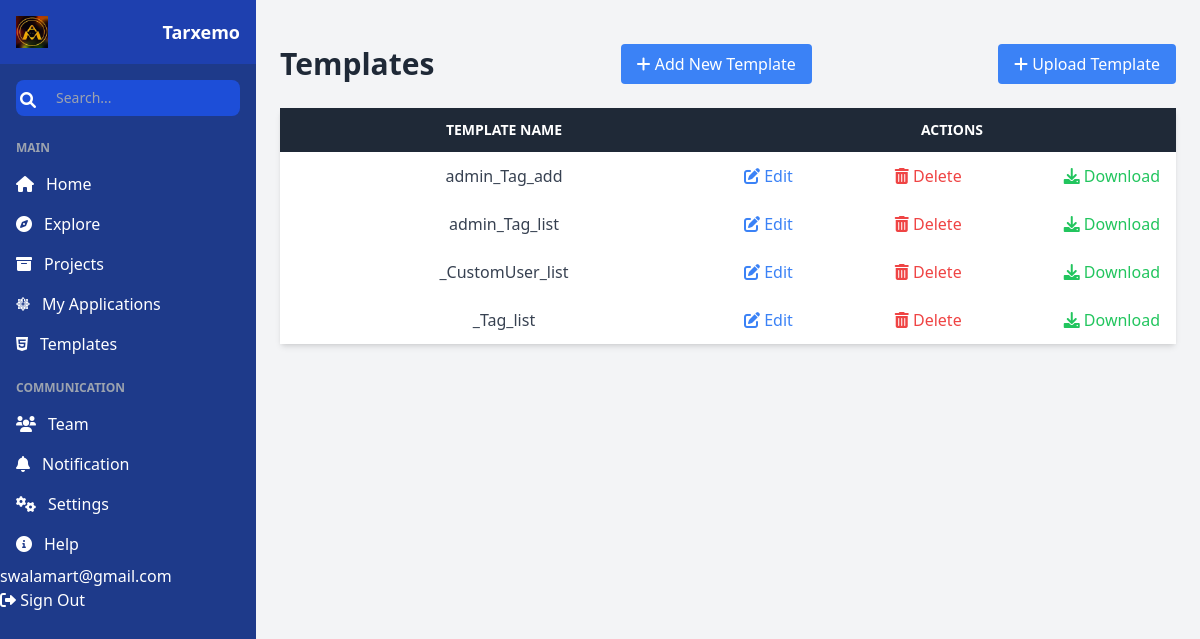
/idd/ (signed in), run on the app's committed database.
### authApp/models.py (models this page shows, shortened)
class CustomUser(AbstractBaseUser, PermissionsMixin):
    email = models.EmailField(unique=True)
    first_name = models.CharField(max_length=30, blank=True)
    last_name = models.CharField(max_length=30, blank=True)
    is_active = models.BooleanField(default=True)
    is_staff = models.BooleanField(default=False)
    username = models.CharField(max_length=100, unique=True, null=True, blank=True)
    objects = CustomUserManager()
    USERNAME_FIELD = 'email'
    REQUIRED_FIELDS = []

### idd/models.py (models this page shows, shortened)
class Template(models.Model):
    CATEGORY_CHOICES = [
        ('CATEGORY_1', 'Category 1'),
        ('CATEGORY_2', 'Category 2'),
        ('CATEGORY_3', 'Category 3'),
    ]
    application = models.ForeignKey(Application, on_delete=models.CASCADE)
    name = models.CharField(max_length=100, unique=True)
    category = models.CharField(max_length=50, choices=CATEGORY_CHOICES, null=True, blank=True)
    owner = models.ForeignKey(CustomUser, on_delete=models.CASCADE, related_name="user", null=True)

### idd/views.py (the view)
# urls.py: path('', template_list, name='template_list'),
def template_list(request):
    templates = Template.objects.all()
    return render(request, 'template_list.html', {'templates': templates})

### authApp/autoLogoutMiddleware.py (called while the page is built, shortened)
    def __call__(self, request):
        if request.user.is_authenticated:
            last_activity = request.session.get('last_activity')
            current_time = now()
            request.session['last_activity'] = current_time.isoformat()
        return self.get_response(request)

### idd/templates/template_list.html (shortened to what this page needs)
{% extends "homepage.html"%}
    {% load static %}
   {% block content%}
    <div class="container mx-auto mt-5">
        <div class="flex justify-between items-center mb-4">
            <h1 class="text-3xl font-bold">Templates</h1>
            <a href="{% url 'add_template' %}" class="bg-blue-500 text-white px-4 py-2 rounded hover:bg-blue-600">
                <i class="fas fa-plus"></i> Add New Template
            </a>
            <a href="{% url 'upload_html' %}" class="bg-blue-500 text-white px-4 py-2 rounded hover:bg-blue-600">
                <i class="fas fa-plus"></i> Upload Template
            </a>
        </div>
        <div class="bg-white shadow-md rounded my-6">
            <table class="min-w-full bg-white">
                <thead class="bg-gray-800 text-white">
                    <tr>
                        <th class="w-1/3 py-3 px-4 uppercase font-semibold text-sm">Template Name</th>
                        <th class="w-1/3 py-3 px-4 uppercase font-semibold text-sm">Actions</th>
                    </tr>
                </thead>
                <tbody class="text-gray-700">
                    {% for template in templates %}
                        <tr>
                            <td class="w-auto text-center py-3 px-4">{{ template.name }}</td>
                            <td class="w-full py-3 px-4 flex justify-between">
                                <a href="{% url 'template_detail' template.id %}" class="text-blue-500 hover:text-blue-700">
                                    <i class="fas fa-edit"></i> Edit
                                </a>
                                <a href="{% url 'delete_template' template.id %}" class="text-red-500 hover:text-red-700 ml-4">
                                    <i class="fas fa-trash-alt"></i> Delete
                                </a>
                                <a href="{% url 'download_html' template.id %}" class="text-green-500 hover:text-green-700 ml-4">
                                    <i class="fas fa-download"></i> Download
                                </a>
                            </td>
                        </tr>
                    {% endfor %}
                </tbody>
            </table>
        </div>
    </div>
{%endblock%}

### idd/templates/homepage.html (shortened to what this page needs)
<!DOCTYPE html>
<html lang="en">
<head>
  {% load static %}
  <script src="https://cdn.tailwindcss.com"></script>
  <link href="https://cdnjs.cloudflare.com/ajax/libs/font-awesome/6.0.0-beta3/css/all.min.css" rel="stylesheet">
</head>
<body class="bg-gray-100 font-sans text-gray-800">
  <div class="flex flex-col h-screen lg:flex-row">
    <aside id="sidebar" class="hidden lg:block lg:w-64 bg-blue-900 text-white min-h-screen lg:relative lg:flex-shrink-0">
      <div class="flex flex-col h-full">
        <div class="flex items-center justify-between px-4 py-4 bg-blue-800">
          <img src="{% static 'logo.jpeg' %}" alt="Logo" class="h-8 w-8">
          <span class="text-lg font-semibold">Tarxemo</span>
        </div>
        <div class="relative px-4 mt-4">
          <input type="text" placeholder="Search..." class="w-full py-2 pl-10 pr-4 text-sm rounded-lg bg-blue-700 text-white focus:ring-2 focus:ring-yellow-500 outline-none">
          <i class="fas fa-search absolute left-5 top-3 text-white"></i>
        </div>
        <nav class="mt-6 flex-grow">
          <ul>
            <li class="text-xs uppercase font-semibold text-gray-400 px-4 mb-2">Main</li>
            <li>
              <a href="#home" class="flex items-center px-4 py-2 hover:bg-blue-700 transition">
                <i class="fas fa-home mr-3"></i> <span>Home</span>
              </a>
            </li>
            <li>
              <a href="{% url 'templates_gallery' %}" class="flex items-center px-4 py-2 hover:bg-blue-700 transition">
                <i class="fas fa-compass mr-3"></i> <span>Explore</span>
              </a>
            </li>
            <li>
              <a href="{% url 'my_projects_list'%}" title="myProjects" class="flex items-center px-4 py-2 hover:bg-blue-700 transition">
                <i class="fas fa-archive mr-3"></i><span>Projects</span>
              </a>
            </li>
            <li>
              <a href="{% url 'my_projects_list'%}" title="Apps" class="tooltip flex items-center px-4 py-2 hover:bg-blue-700 transition">
                <i class="fa-brands fa-centos mr-3"></i>
                 <span class="tooltip__content">My Applications</span>
              </a>
            </li>
            <li>
              <a href="{% url 'template_list'%}" title="Templates" class="tooltip flex items-center px-4 py-2 hover:bg-blue-700 transition">
                <i class="fa-brands fa-html5 mr-3"></i>
                 <span class="tooltip__content">Templates</span>
              </a>
            </li>
            <li class="text-xs uppercase font-semibold text-gray-400 px-4 mt-4 mb-2">Communication</li>
            <li>
              <a href="#Team" class="flex items-center px-4 py-2 hover:bg-blue-700 transition">
                <i class="fas fa-users mr-3"></i> <span>Team</span>
              </a>
            </li>
            <li>
              <a href="#notification" class="flex items-center px-4 py-2 hover:bg-blue-700 transition">
                <i class="fas fa-bell mr-3"></i> <span>Notification</span>
              </a>
            </li>
            <div class="sidebar-links bottom-links">
              <ul>
                <li>
                  <a href="#settings" title="Settings" class="tooltip flex items-center px-4 py-2 hover:bg-blue-700 transition">
                    <i class="fas fa-cogs mr-3"></i>
                    <span class="link hide">Settings</span>
                   </a>
                </li>
                <li>
                  <a href="#help" title="Help" class="tooltip flex items-center px-4 py-2 hover:bg-blue-700 transition">
                    <i class="fas fa-info-circle mr-3"></i>
                     <span class="tooltip__content">Help</span>
                  </a>
                </li>
              </ul>
            </div>
            <div class="sidebar__profile">
              <section class="avatar__name hide">
                <div class="user-name">{{user.username}}</div>
               </section>
              <a href="{% url 'logout' %}" title="Sign Out" class="tooltip">
                <i class="fas fa-right-from-bracket"></i>
                <span class="tooltip__content">Sign Out</span>
              </a>
            </div>
          </ul>
        </nav>
      </div>
    </aside>
    <main class="flex-1 p-6 overflow-y-auto">
      {% block content %}
      {% endblock %}
    </main>
  </div>
</body>
</html>

### data on the page
CustomUser: username "swalamart@gmail.com"
Template: name "admin_Tag_add"
Template: name "admin_Tag_list"
Template: name "_CustomUser_list"
Template: name "_Tag_list"
